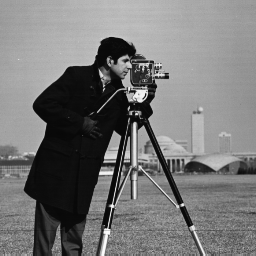
%> input picture tif.png, 256 x 256 px
$ octave com.m   (GNU Octave 9; MATLAB toolbox functions it lacks are replaced by stand-ins)
%> lines starting %> are read from the running program, lines starting %| are printed output that depends on the picture
%5.3.4 Aplicaciones de la Transformada Wavelet 2
% 12+1
%compresion de inagenes/
clear all;
close all;
clc;

%wavelet madre
imagen = double(imread('tif.png'));
%> imagen: size 256x256 double; min 7, max 253, mean 118.7; mean of the top-left, top-right, bottom-left and bottom-right quarters 119.9, 153.8, 75.8, 125.4
% [7 lines of commented-out code are left out]
delta = 0.005;

H1=[0.5 0 0 0 0.5 0 0 0;0.5 0 0 0 -0.5 0 0 0;0 0.5 0 0 0 0.5 0 0 ;0 0.5 0 0 0 -0.5 0 0 ;0 0 0.5 0 0 0 0.5 0;0 0 0.5 0 0 0 -0.5 0;0 0 0 0.5 0 0 0 0.5;0 0 0 0.5 0 0 0 -0.5;];
H2=[0.5 0 0.5 0 0 0 0 0;0.5 0 -0.5 0 0 0 0 0;0 0.5 0 0.5 0 0 0 0;0 0.5 0 -0.5 0 0 0 0;0 0 0 0 1 0 0 0;0 0 0 0 0 1 0 0;0 0 0 0 0 0 1 0;0 0 0 0 0 0 0 1;];
H3=[0.5 0.5 0 0 0 0 0 0;0.5 -0.5 0 0 0 0 0 0;0 0 1 0 0 0 0 0;0 0 0 1 0 0 0 0;0 0 0 0 1 0 0 0;0 0 0 0 0 1 0 0;0 0 0 0 0 0 1 0;0 0 0 0 0 0 0 1;];

%normalizar
H1o = (H1.*(2^0.5));
H2o = (H2.*(2^0.5));
H3o = (H3.*(2^0.5));

H = (H1o*H2o*H3o);
Ho = norm(H);

H = (H1*H2*H3);
%Ho = norm(H);

len = length(size(imagen));
%> len = 2

%if len==2
    %error('Se necesita una imagen en escala de gdises');
%end

yo = zeros(size(imagen));
y = yo;

[r,c] = size(imagen);
%> r = 256; c = 256
%resuelve
for i=0:8:r-8
    for j=0:8:c-8
        p= i+1;
        q= j+1;
        yo(p:p+7,q:q+7) =(Ho)' * imagen(p:p+7,q:q+7) *Ho;
        y(p:p+7,q:q+7) = (H)' * imagen(p:p+7,q:q+7) *H;
    end
end
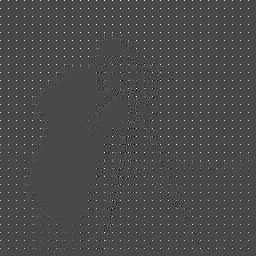
%> y: size 256x256 double; min -79.73, max 199.4, mean 1.9; drawn with min black and max white

figure(1);
imshow(imagen/255);
title('imagen original');
n1 = nnz(y);
%> n1 = 60864
zo = yo;
m = max(max(yo));
%> m = 1012
yo = yo/m;
yo(abs(yo)<delta) = 0;
yo = yo*m;

z = y;
y = y/m;
y(abs(y)<delta) = 0;
y= y*m;
n2 = nnz(y);
%> n2 = 9223

%resuelve
for i=0:8:r-8
    for j=0:8:c-8
        p= i+1;
        q= j+1;
        zo(p:p+7,q:q+7) =Ho * yo(p:p+7,q:q+7)*(Ho)' ;
        z(p:p+7,q:q+7) = inv(H') * y(p:p+7,q:q+7) *inv(H);
    end
end
figure(2);
imshow(z/255);
title('imagen comprimida');

factorcomp =n2/n1;
%> factorcomp = 0.152

imwrite(imagen/255,"image.png");
imwrite(z/255,"imagencomprimida.png");
